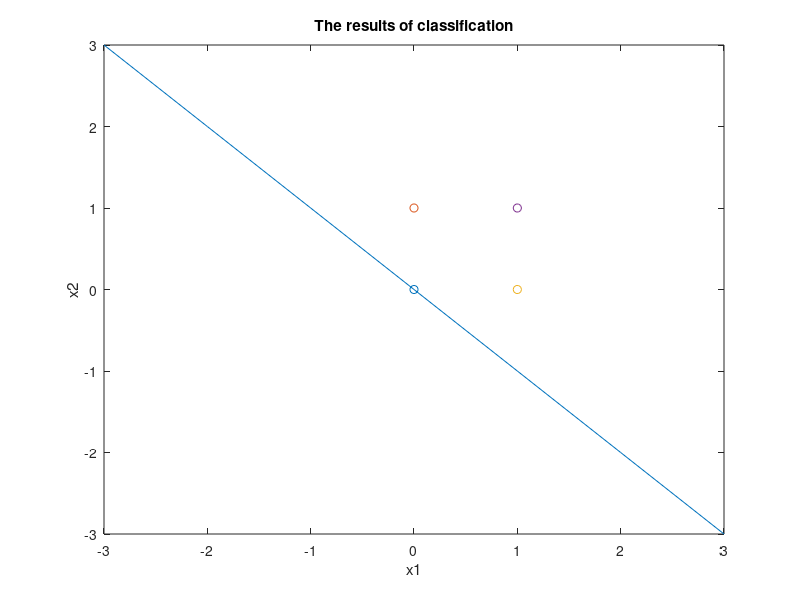
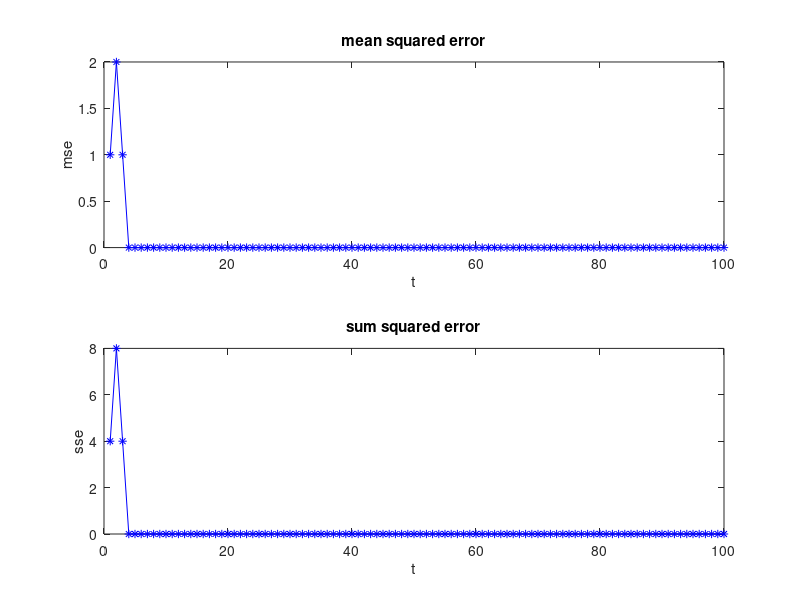

Recreate these plots in MATLAB, in order.
%{
Name   :  perceptron - OR
Author :  Wang Yue
Date   :  2020.10.18   
%}

clear;

data = [0,0,1,-1;  %dataset(x1, x2, -threshold, y)
        0,1,1,1;
        1,0,1,1;
        1,1,1,1]; 
[d,n] = size(data); %d=datasize  n=#of x
% w = rand(1,3);    %weight 
w = [0 0 0];        %weight 
lr = 0.005;         %learning rate
E = 1;              %Error
E_threshold = 0.0001;
t=0;                %Cumulative number of iterations
iteration = 100;    %Maximum iterations
mse = zeros(1,iteration);
sse = zeros(1,iteration);
while (E > E_threshold) && (t < iteration)
    t= t+1;
    %--------------
    for i=1:d
        u = data(i,1:3)*w';
        if u > 0    %transfer function
            y(i) = +1;
        else
            y(i) = -1;
        end
        w = w + lr*(data(i,4)-y(i))*data(i,1:3);
    end
    
    mse(t) = 1/d * ((y-data(:,4)')*(y-data(:,4)')'); %mean squared error
    sse(t) = ((y-data(:,4)')*(y-data(:,4)')'); %sum squared error
    E = mse(t);
    %----------------
 
end

figure(1);%----------------------------------------------------------------
%-----------line
X = -3:3; %x values for graph
Y = -(w(1,1)/w(1,2))*X-(w(1,3)/w(1,2)); %equation for graph
plot(X,Y); hold on;
%-------------spot
for i = 1:d
    if ( data(i,4)==1 )
        scatter(data(i,1),data(i,2),'b+');
        hold on;
    else
        scatter(data(i,1),data(i,2),'ro');
        hold on;
    end
end
title('The results of classification');
xlabel('x1') 
ylabel('x2') 
hold off;

figure(2);%----------------------------------------------------------------
a = 1:iteration;
b = mse;
c = sse;
subplot(2,1,1);plot(a,b, 'b*-'); 
title('mean squared error');
xlabel('t') ;
ylabel('mse') ;
hold on;
subplot(2,1,2);plot(a,c, 'b*-');
title('sum squared error');
xlabel('t') ;
ylabel('sse') ;
hold off;




